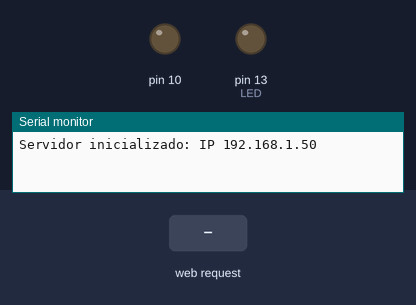
A sketch run on a simulated Arduino Uno, built with avr-gcc and run on an emulated ATmega328P. Parts: output pins drawn as LEDs (lit = HIGH), the last lines printed to the serial monitor. The test bench sets the inputs (shaded band). WiFi joins after 1.5 s; servers stay silent unless stated.

Above: at 2.7 s.
2.8 s: HTTP request GET /ligar1 received
At 3.4 s:
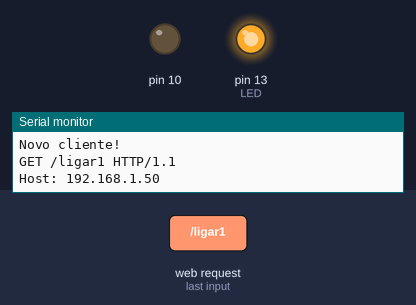
4.3 s: HTTP request GET /ligar2 received
At 5.5 s:
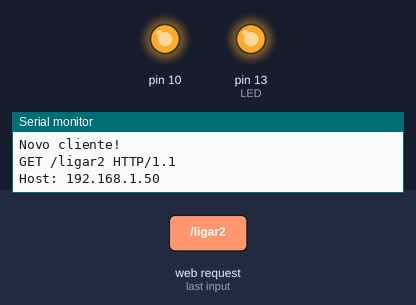
5.8 s: HTTP request GET /desligar1 received
At 6.9 s:
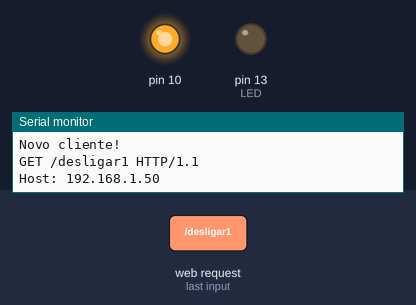
7.3 s: HTTP request GET /desligar2 received
At 8.1 s:
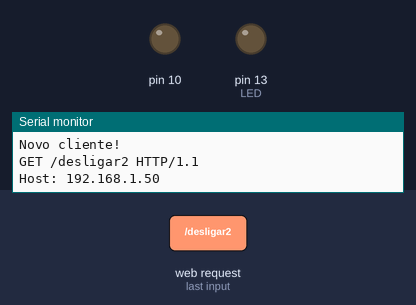
Timing chart, 0 to 9.8 s (numbered marks = the images above; inputs shaded):
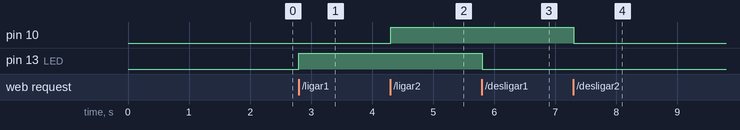

The sketch:

sketch_nov11e.ino
```cpp
#include <SPI.h>
#include <Ethernet.h>

#define LED 13

byte mac[] = { 0xDE, 0xAD, 0xBE, 0xEF, 0xFE, 0xED };

EthernetServer server(80);

void setup() {
  Ethernet.begin(mac);
  server.begin();
  Serial.begin(9600);
  pinMode(LED, OUTPUT);
  pinMode(10, OUTPUT);
  digitalWrite(LED, LOW);
  digitalWrite(10, LOW);
  Serial.print("Servidor inicializado: IP ");
  Serial.println(Ethernet.localIP());
}

void loop() {
  EthernetClient client = server.available();
  if (client) {
    Serial.println("Novo cliente!");
    while (client.connected()) {
      if (client.available()) {
        String request = client.readStringUntil('\r');
        Serial.println(request);
        if (request.indexOf("/ligar1") != -1) {
          digitalWrite(LED, HIGH);
        } else if (request.indexOf("/desligar1") != -1) {
          digitalWrite(LED, LOW);
        } else if (request.indexOf("/ligar2") != -1) {
          digitalWrite(10, HIGH);
        } else if (request.indexOf("/desligar2") != -1) {
          digitalWrite(10, LOW);
        }
      }
    }
    client.stop();
  }
}
```

Measured:
- after the input at 2.8 s, pin 13 (LED): LOW → HIGH at once
- after the input at 4.3 s, pin 10: LOW → HIGH at once
- after the input at 5.8 s, pin 13 (LED): HIGH → LOW at once
- after the input at 7.3 s, pin 10: HIGH → LOW at once
